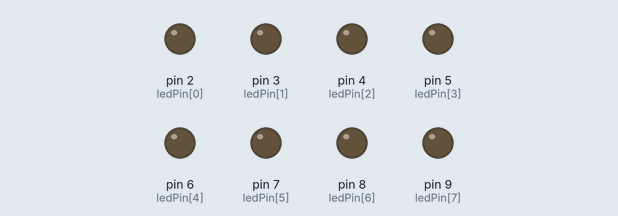
Simulated run of this sketch. Board: Arduino Uno, built with avr-gcc and run on an emulated ATmega328P. Parts: output pins drawn as LEDs (lit = HIGH).

Above: at 0.1 s.
At 4.1 s:
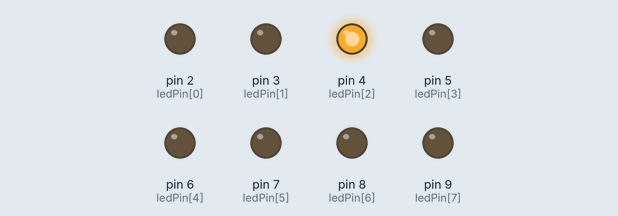
At 9.1 s:
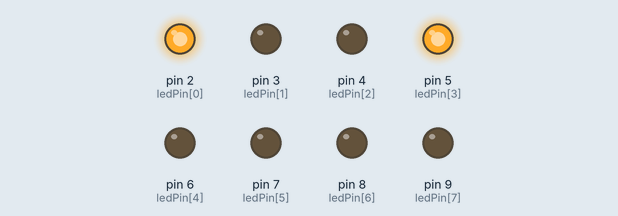
At 19.1 s:
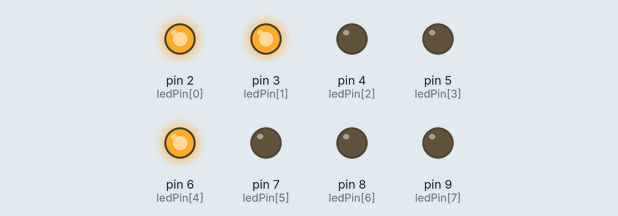
At 29.1 s:
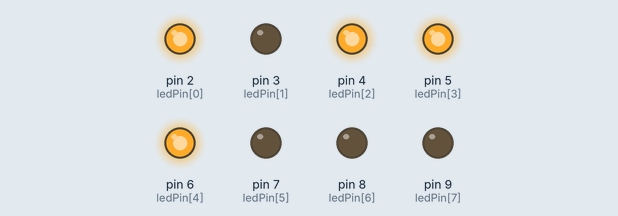
At 39.1 s:
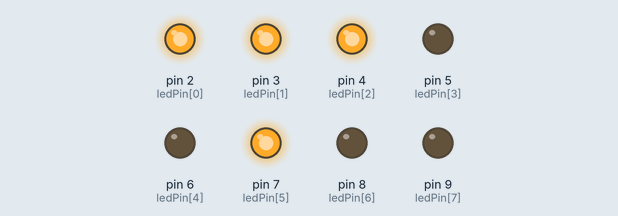
Timing chart, 0 to 40.0 s (numbered marks = the images above):
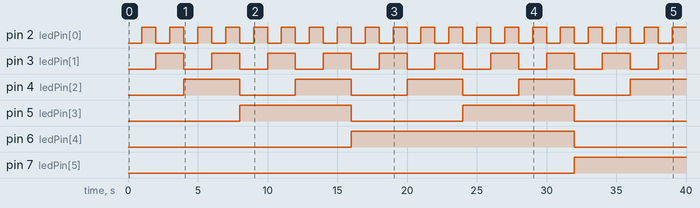

Measured:
- by itself, pin 2 (ledPin[0]): alternates HIGH for 1.0 s and LOW for 1.0 s
- by itself, pin 3 (ledPin[1]): alternates HIGH for 2.0 s and LOW for 2.0 s
- by itself, pin 4 (ledPin[2]): alternates HIGH for 4.0 s and LOW for 4.0 s
- by itself, pin 5 (ledPin[3]): alternates HIGH for 8.0 s and LOW for 8.0 s
- by itself, pin 6 (ledPin[4]): LOW → HIGH at 16.0 s, → LOW 16.0 s later
- by itself, pin 7 (ledPin[5]): LOW → HIGH at 32.0 s

The sketch:

8_bit_counter.ino
```cpp
int ledPin[] = {2, 3, 4, 5, 6, 7, 8, 9};

void setup() {
  // put your setup code here, to run once:
  for (int i = 0; i <= 7; i++){
    pinMode(ledPin[i], OUTPUT);
  }
}

void loop() {
  // put your main code here, to run repeatedly:
  for (int j = 0; j <= 255; j++){
    binaryDisplay(j);
    delay(1000);
  }
}

void binaryDisplay(byte numToShow){
  for (int k = 0; k <= 7; k++){
    if (bitRead(numToShow, k) == 1){
      digitalWrite(ledPin[k], HIGH);
    }
    else{
      digitalWrite(ledPin[k], LOW);
    }
  }
}
```
